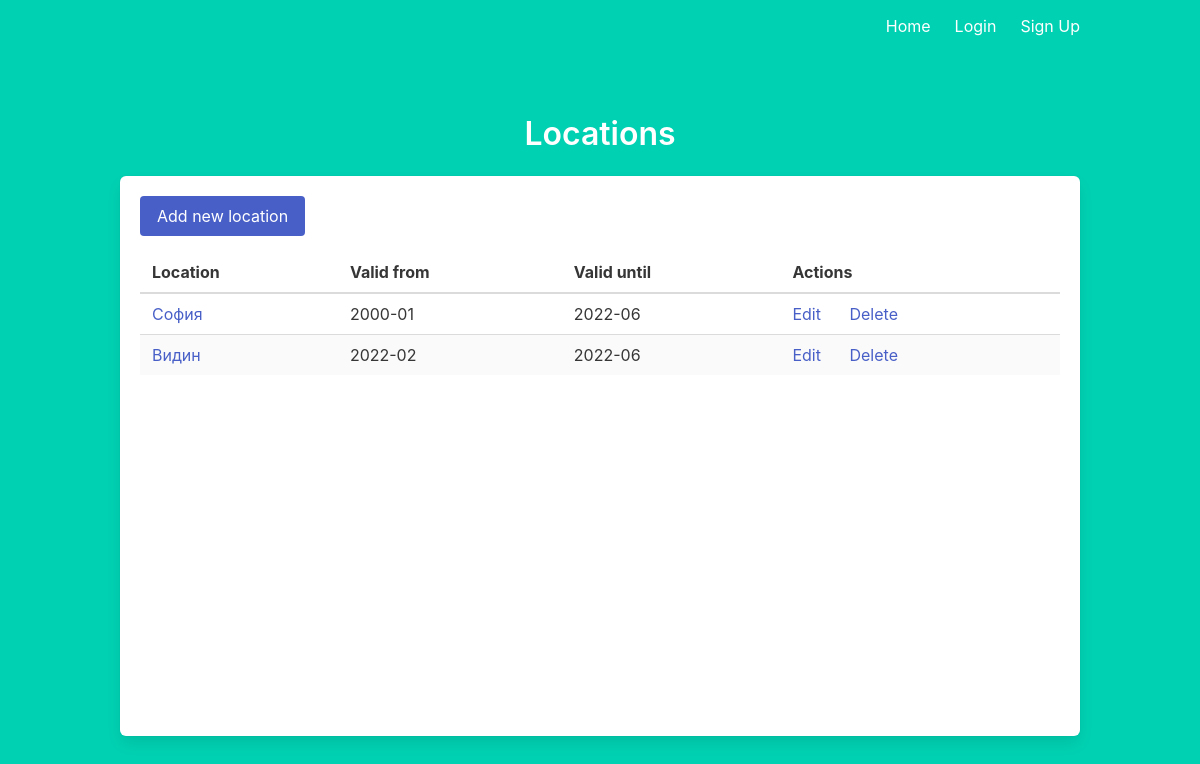
The page /locations on the database as committed earlier.
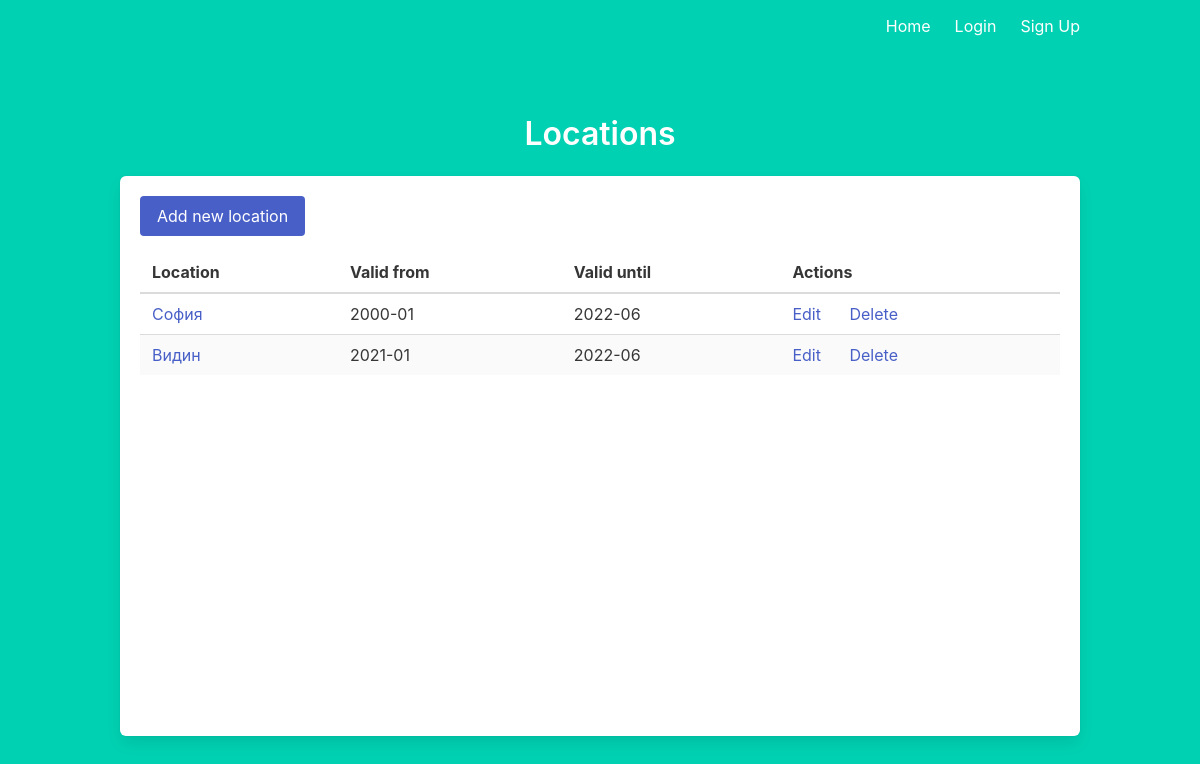
The same page on the database as committed later.
### models.py (models this page shows)
class Location(db.Model):
    id = db.Column(db.Integer, primary_key=True)
    name = db.Column(db.String(100))
    valid_from = db.Column(db.String(7))
    valid_until = db.Column(db.String(7))
    measurements = db.relationship("MonthlyMeasurements", cascade="all, delete-orphan")
    weights = db.relationship("Weight", cascade="all, delete-orphan")

### main.py (the view)
@main.route('/locations')
def locations():
    locations = Location.query.all()
    return render_template('locations.html', current_user=current_user, locations=locations)

### templates/locations.html (shortened to what this page needs)
{% extends "base.html" %}
{% block content %}
<h1 class="title has-text-centered">
  Locations
</h1>
<div class="box" style="min-height: 70vh">
  <a class="button is-link" href="/locations/new">Add new location</a>
  <table class="mt-4 table is-striped is-fullwidth is-hoverable">
    <thead>
      <th>
        Location
      </th>
      <th>
        Valid from
      </th>
      <th>
        Valid until
      </th>
      <th>
        Actions
      </th>
    </thead>
    <tbody>
      {% for location in locations %}
        <tr>
          <td>
            <a class="has-text-link" href="/locations/{{ location.id }}">{{ location.name }}</a>
          </td>
          <td>
            {{ location.valid_from }}
          </td>
          <td>
            {{ location.valid_until }}
          </td>
          <td>
            <a class="has-text-link" href="/locations/{{ location.id }}/edit">Edit</a>
            <a class="has-text-link ml-5" href="/locations/{{ location.id }}/delete">Delete</a>
          </td>
        </tr>
      {% endfor %}
    </tbody>
  </table>
</div>
{% endblock %}

Rows that differ between the two databases and show on the page:
changed Location "Видин": valid_from "2022-02" → "2021-01"
